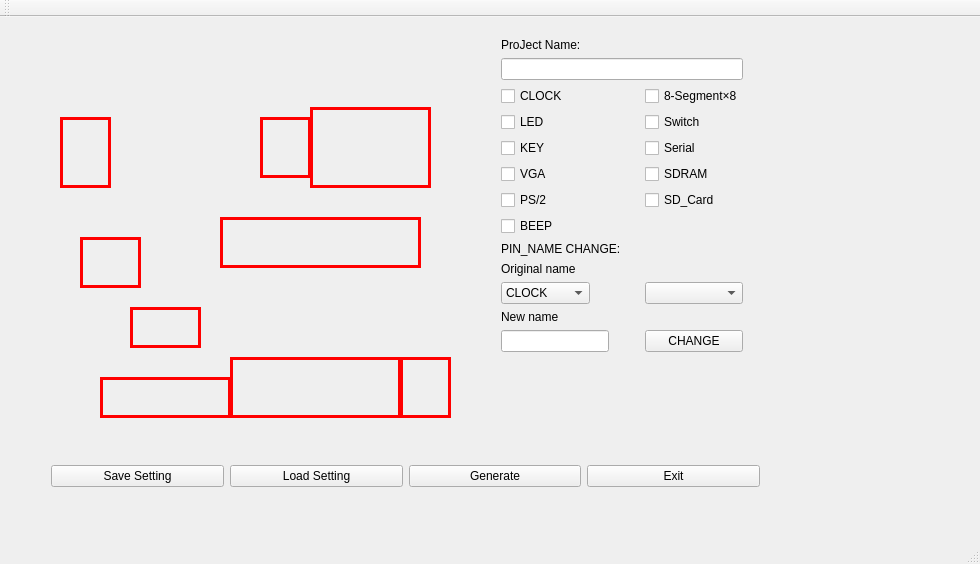
<?xml version="1.0" encoding="UTF-8"?>
<ui version="4.0">
 <class>MainWindow</class>
 <widget class="QMainWindow" name="MainWindow">
  <property name="geometry">
   <rect>
    <x>0</x>
    <y>0</y>
    <width>980</width>
    <height>564</height>
   </rect>
  </property>
  <property name="windowTitle">
   <string>MainWindow</string>
  </property>
  <widget class="QWidget" name="centralWidget">
   <widget class="QWidget" name="formLayoutWidget">
    <property name="geometry">
     <rect>
      <x>490</x>
      <y>10</y>
      <width>291</width>
      <height>431</height>
     </rect>
    </property>
    <layout class="QFormLayout" name="formLayout">
     <property name="sizeConstraint">
      <enum>QLayout::SetFixedSize</enum>
     </property>
     <property name="fieldGrowthPolicy">
      <enum>QFormLayout::AllNonFixedFieldsGrow</enum>
     </property>
     <property name="rowWrapPolicy">
      <enum>QFormLayout::WrapLongRows</enum>
     </property>
     <property name="labelAlignment">
      <set>Qt::AlignLeading|Qt::AlignLeft|Qt::AlignVCenter</set>
     </property>
     <property name="horizontalSpacing">
      <number>24</number>
     </property>
     <property name="verticalSpacing">
      <number>6</number>
     </property>
     <item row="2" column="0">
      <widget class="QLabel" name="label_Pro_name">
       <property name="frameShape">
        <enum>QFrame::NoFrame</enum>
       </property>
       <property name="text">
        <string>ProJect Name:</string>
       </property>
      </widget>
     </item>
     <item row="3" column="0" colspan="2">
      <widget class="QLineEdit" name="lineEdit_Pro_name">
       <property name="text">
        <string/>
       </property>
      </widget>
     </item>
     <item row="4" column="0">
      <widget class="QCheckBox" name="CB_clock">
       <property name="text">
        <string>CLOCK</string>
       </property>
      </widget>
     </item>
     <item row="4" column="1">
      <widget class="QCheckBox" name="CB_segment">
       <property name="text">
        <string>8-Segment×8</string>
       </property>
      </widget>
     </item>
     <item row="5" column="0">
      <widget class="QCheckBox" name="CB_LED">
       <property name="text">
        <string>LED</string>
       </property>
      </widget>
     </item>
     <item row="5" column="1">
      <widget class="QCheckBox" name="CB_switch">
       <property name="text">
        <string>Switch</string>
       </property>
      </widget>
     </item>
     <item row="6" column="0">
      <widget class="QCheckBox" name="CB_button">
       <property name="text">
        <string>KEY</string>
       </property>
      </widget>
     </item>
     <item row="6" column="1">
      <widget class="QCheckBox" name="CB_Serial">
       <property name="text">
        <string>Serial</string>
       </property>
      </widget>
     </item>
     <item row="7" column="0">
      <widget class="QCheckBox" name="CB_VGA">
       <property name="text">
        <string>VGA</string>
       </property>
      </widget>
     </item>
     <item row="7" column="1">
      <widget class="QCheckBox" name="CB_SDRAM">
       <property name="text">
        <string>SDRAM</string>
       </property>
      </widget>
     </item>
     <item row="9" column="0">
      <widget class="QCheckBox" name="CB_PS2">
       <property name="text">
        <string>PS/2</string>
       </property>
      </widget>
     </item>
     <item row="9" column="1">
      <widget class="QCheckBox" name="CB_SDCard">
       <property name="text">
        <string>SD_Card</string>
       </property>
      </widget>
     </item>
     <item row="10" column="0">
      <widget class="QCheckBox" name="CB_BEEP">
       <property name="text">
        <string>BEEP</string>
       </property>
      </widget>
     </item>
     <item row="11" column="0">
      <widget class="QLabel" name="label">
       <property name="text">
        <string>PIN_NAME CHANGE:</string>
       </property>
      </widget>
     </item>
     <item row="12" column="0">
      <widget class="QLabel" name="L_O_Name">
       <property name="text">
        <string>Original name</string>
       </property>
      </widget>
     </item>
     <item row="13" column="0">
      <widget class="QComboBox" name="CBB_GPIO">
       <item>
        <property name="text">
         <string>CLOCK</string>
        </property>
       </item>
       <item>
        <property name="text">
         <string>LED</string>
        </property>
       </item>
       <item>
        <property name="text">
         <string>KEY</string>
        </property>
       </item>
       <item>
        <property name="text">
         <string>SW</string>
        </property>
       </item>
       <item>
        <property name="text">
         <string>VGA</string>
        </property>
       </item>
       <item>
        <property name="text">
         <string>SEG</string>
        </property>
       </item>
       <item>
        <property name="text">
         <string>PS/2</string>
        </property>
       </item>
       <item>
        <property name="text">
         <string>UART</string>
        </property>
       </item>
       <item>
        <property name="text">
         <string>SDRAM</string>
        </property>
       </item>
       <item>
        <property name="text">
         <string>SD_CARD</string>
        </property>
       </item>
      </widget>
     </item>
     <item row="13" column="1">
      <widget class="QComboBox" name="CBB_O_name">
       <property name="enabled">
        <bool>true</bool>
       </property>
       <property name="sizePolicy">
        <sizepolicy hsizetype="Preferred" vsizetype="Fixed">
         <horstretch>9</horstretch>
         <verstretch>0</verstretch>
        </sizepolicy>
       </property>
       <property name="maximumSize">
        <size>
         <width>138</width>
         <height>100</height>
        </size>
       </property>
      </widget>
     </item>
     <item row="14" column="0">
      <widget class="QLabel" name="L_N_Name">
       <property name="text">
        <string>New name</string>
       </property>
      </widget>
     </item>
     <item row="15" column="0">
      <widget class="QLineEdit" name="N_Name"/>
     </item>
     <item row="15" column="1">
      <widget class="QPushButton" name="CB_Change">
       <property name="text">
        <string>CHANGE</string>
       </property>
      </widget>
     </item>
    </layout>
   </widget>
   <widget class="QLabel" name="label_main">
    <property name="geometry">
     <rect>
      <x>30</x>
      <y>90</y>
      <width>431</width>
      <height>321</height>
     </rect>
    </property>
    <property name="text">
     <string/>
    </property>
    <property name="pixmap">
     <pixmap resource="res.qrc">:/img/main</pixmap>
    </property>
    <property name="scaledContents">
     <bool>true</bool>
    </property>
   </widget>
   <widget class="QLabel" name="label_logo">
    <property name="geometry">
     <rect>
      <x>30</x>
      <y>7</y>
      <width>391</width>
      <height>81</height>
     </rect>
    </property>
    <property name="text">
     <string/>
    </property>
    <property name="pixmap">
     <pixmap resource="res.qrc">:/img/logo</pixmap>
    </property>
    <property name="scaledContents">
     <bool>true</bool>
    </property>
   </widget>
   <widget class="QWidget" name="layoutWidget">
    <property name="geometry">
     <rect>
      <x>40</x>
      <y>430</y>
      <width>731</width>
      <height>58</height>
     </rect>
    </property>
    <layout class="QHBoxLayout" name="horizontalLayout">
     <item>
      <widget class="QPushButton" name="PB_save">
       <property name="text">
        <string>Save Setting</string>
       </property>
      </widget>
     </item>
     <item>
      <widget class="QPushButton" name="PB_load">
       <property name="text">
        <string>Load Setting</string>
       </property>
      </widget>
     </item>
     <item>
      <widget class="QPushButton" name="PB_generate">
       <property name="text">
        <string>Generate</string>
       </property>
      </widget>
     </item>
     <item>
      <widget class="QPushButton" name="PB_exit">
       <property name="text">
        <string>Exit</string>
       </property>
      </widget>
     </item>
    </layout>
   </widget>
   <widget class="QLabel" name="Rect_SEG">
    <property name="geometry">
     <rect>
      <x>220</x>
      <y>200</y>
      <width>201</width>
      <height>51</height>
     </rect>
    </property>
    <property name="styleSheet">
     <string notr="true">border-width: 3px;
border-style: solid;
border-color: rgb(255, 0, 0)</string>
    </property>
    <property name="frameShape">
     <enum>QFrame::WinPanel</enum>
    </property>
    <property name="frameShadow">
     <enum>QFrame::Plain</enum>
    </property>
    <property name="lineWidth">
     <number>10</number>
    </property>
    <property name="midLineWidth">
     <number>5</number>
    </property>
    <property name="text">
     <string/>
    </property>
   </widget>
   <widget class="QLabel" name="Rect_Serial">
    <property name="enabled">
     <bool>true</bool>
    </property>
    <property name="geometry">
     <rect>
      <x>60</x>
      <y>100</y>
      <width>51</width>
      <height>71</height>
     </rect>
    </property>
    <property name="styleSheet">
     <string notr="true">border-width: 3px;
border-style: solid;
border-color: rgb(255, 0, 0)</string>
    </property>
    <property name="frameShape">
     <enum>QFrame::WinPanel</enum>
    </property>
    <property name="frameShadow">
     <enum>QFrame::Plain</enum>
    </property>
    <property name="lineWidth">
     <number>10</number>
    </property>
    <property name="midLineWidth">
     <number>5</number>
    </property>
    <property name="text">
     <string/>
    </property>
   </widget>
   <widget class="QLabel" name="Rect_KEY">
    <property name="geometry">
     <rect>
      <x>100</x>
      <y>360</y>
      <width>131</width>
      <height>41</height>
     </rect>
    </property>
    <property name="styleSheet">
     <string notr="true">border-width: 3px;
border-style: solid;
border-color: rgb(255, 0, 0)</string>
    </property>
    <property name="frameShape">
     <enum>QFrame::WinPanel</enum>
    </property>
    <property name="frameShadow">
     <enum>QFrame::Plain</enum>
    </property>
    <property name="lineWidth">
     <number>10</number>
    </property>
    <property name="midLineWidth">
     <number>5</number>
    </property>
    <property name="text">
     <string/>
    </property>
   </widget>
   <widget class="QLabel" name="Rect_LED">
    <property name="geometry">
     <rect>
      <x>80</x>
      <y>220</y>
      <width>61</width>
      <height>51</height>
     </rect>
    </property>
    <property name="styleSheet">
     <string notr="true">border-width: 3px;
border-style: solid;
border-color: rgb(255, 0, 0)</string>
    </property>
    <property name="frameShape">
     <enum>QFrame::WinPanel</enum>
    </property>
    <property name="frameShadow">
     <enum>QFrame::Plain</enum>
    </property>
    <property name="lineWidth">
     <number>10</number>
    </property>
    <property name="midLineWidth">
     <number>5</number>
    </property>
    <property name="text">
     <string/>
    </property>
   </widget>
   <widget class="QLabel" name="Rect_SW">
    <property name="geometry">
     <rect>
      <x>230</x>
      <y>340</y>
      <width>171</width>
      <height>61</height>
     </rect>
    </property>
    <property name="styleSheet">
     <string notr="true">border-width: 3px;
border-style: solid;
border-color: rgb(255, 0, 0)</string>
    </property>
    <property name="frameShape">
     <enum>QFrame::WinPanel</enum>
    </property>
    <property name="frameShadow">
     <enum>QFrame::Plain</enum>
    </property>
    <property name="lineWidth">
     <number>10</number>
    </property>
    <property name="midLineWidth">
     <number>5</number>
    </property>
    <property name="text">
     <string/>
    </property>
   </widget>
   <widget class="QLabel" name="Rect_BEEP">
    <property name="geometry">
     <rect>
      <x>400</x>
      <y>340</y>
      <width>51</width>
      <height>61</height>
     </rect>
    </property>
    <property name="styleSheet">
     <string notr="true">border-width: 3px;
border-style: solid;
border-color: rgb(255, 0, 0)</string>
    </property>
    <property name="frameShape">
     <enum>QFrame::WinPanel</enum>
    </property>
    <property name="frameShadow">
     <enum>QFrame::Plain</enum>
    </property>
    <property name="lineWidth">
     <number>10</number>
    </property>
    <property name="midLineWidth">
     <number>5</number>
    </property>
    <property name="text">
     <string/>
    </property>
   </widget>
   <widget class="QLabel" name="Rect_VGA">
    <property name="geometry">
     <rect>
      <x>310</x>
      <y>90</y>
      <width>121</width>
      <height>81</height>
     </rect>
    </property>
    <property name="styleSheet">
     <string notr="true">border-width: 3px;
border-style: solid;
border-color: rgb(255, 0, 0)</string>
    </property>
    <property name="frameShape">
     <enum>QFrame::WinPanel</enum>
    </property>
    <property name="frameShadow">
     <enum>QFrame::Plain</enum>
    </property>
    <property name="lineWidth">
     <number>10</number>
    </property>
    <property name="midLineWidth">
     <number>5</number>
    </property>
    <property name="text">
     <string/>
    </property>
   </widget>
   <widget class="QLabel" name="Rect_PS2">
    <property name="geometry">
     <rect>
      <x>260</x>
      <y>100</y>
      <width>51</width>
      <height>61</height>
     </rect>
    </property>
    <property name="styleSheet">
     <string notr="true">border-width: 3px;
border-style: solid;
border-color: rgb(255, 0, 0)</string>
    </property>
    <property name="frameShape">
     <enum>QFrame::WinPanel</enum>
    </property>
    <property name="frameShadow">
     <enum>QFrame::Plain</enum>
    </property>
    <property name="lineWidth">
     <number>10</number>
    </property>
    <property name="midLineWidth">
     <number>5</number>
    </property>
    <property name="text">
     <string/>
    </property>
   </widget>
   <widget class="QLabel" name="Rect_SDRAM">
    <property name="geometry">
     <rect>
      <x>130</x>
      <y>290</y>
      <width>71</width>
      <height>41</height>
     </rect>
    </property>
    <property name="styleSheet">
     <string notr="true">border-width: 3px;
border-style: solid;
border-color: rgb(255, 0, 0)</string>
    </property>
    <property name="frameShape">
     <enum>QFrame::WinPanel</enum>
    </property>
    <property name="frameShadow">
     <enum>QFrame::Plain</enum>
    </property>
    <property name="lineWidth">
     <number>10</number>
    </property>
    <property name="midLineWidth">
     <number>5</number>
    </property>
    <property name="text">
     <string/>
    </property>
   </widget>
  </widget>
  <widget class="QMenuBar" name="menuBar">
   <property name="geometry">
    <rect>
     <x>0</x>
     <y>0</y>
     <width>980</width>
     <height>23</height>
    </rect>
   </property>
  </widget>
  <widget class="QToolBar" name="mainToolBar">
   <attribute name="toolBarArea">
    <enum>TopToolBarArea</enum>
   </attribute>
   <attribute name="toolBarBreak">
    <bool>false</bool>
   </attribute>
  </widget>
  <widget class="QStatusBar" name="statusBar"/>
 </widget>
 <layoutdefault spacing="6" margin="11"/>
 <resources>
  <include location="res.qrc"/>
 </resources>
 <connections/>
</ui>
